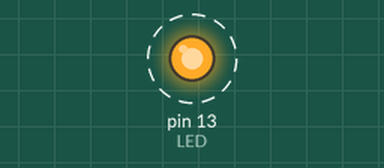
This sketch was run on a simulated Arduino Uno, built with avr-gcc and run on an emulated ATmega328P. Parts: output pins drawn as LEDs (lit = HIGH). Dashed ring = blinking.

Above: at 0.5 s.
Timing chart, 0 to 4.6 s (numbered marks = the images above):
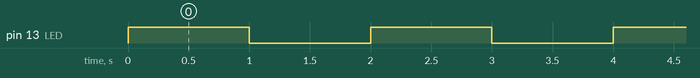

The sketch:

preprocessor1a.ino
```cpp
/*
  Der leichte Einstieg in Arduino & Co.
  Ein sehr einfaches Programm: Blink

  Version 1.00, 16.05.2020
  Der Hobbyelektroniker
  https://community.hobbyelektroniker.ch
  https://www.youtube.com/c/HobbyelektronikerCh
  Der Code kann mit Quellenangabe frei verwendet werden.
*/

#define LED 13
const int zeit = 1000;

void setup() {
  // Der LED-Port wird als Ausgang konfiguriert
  pinMode(LED, OUTPUT);
}

void loop() {
  digitalWrite(LED, HIGH);   // LED einschalten
  delay(zeit);               // Pause
  digitalWrite(LED, LOW);    // LED ausschalten
  delay(zeit);               // Pause
}
```

Measured:
- by itself, pin 13 (LED): alternates HIGH for 1.0 s and LOW for 1.0 s
